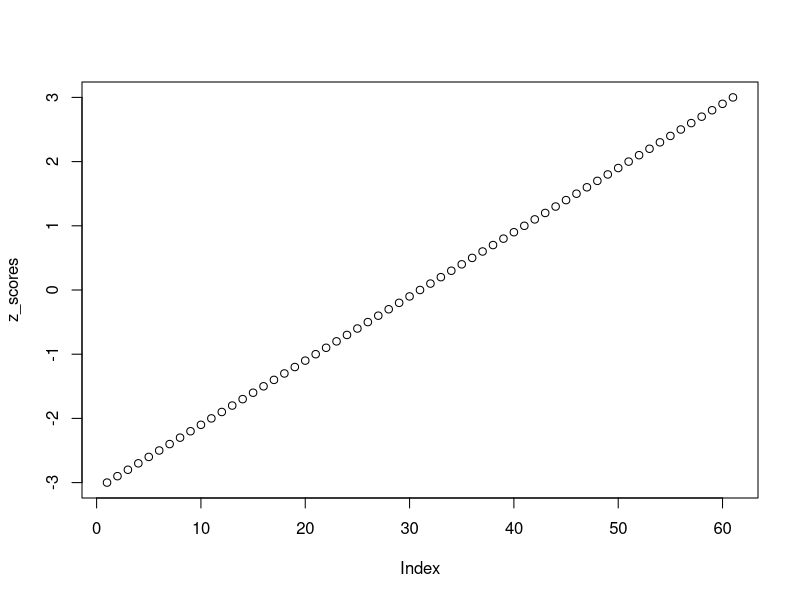

Write R code to recreate this figure. (Note: this script raises an error after producing the figure.)
# First I'll make a vector of Z-scores
z_scores <- seq(-3, 3, by = .1)
plot(z_scores)
# The function dnorm returns the value of the probability 
#density function for the normal distribution given parameters for x, μ, and σ. Some examples of using dnorm are below:

#PDF vrs PMF.  The PMF is the probability of a random variable taking on a descrete value but a PDF is the 
#probability of it being in a range of values. 

#In a more precise sense, the PDF is used to specify the probability of the random variable falling within a 
#particular range of values, as opposed to taking on any one value. This probability is given by the integral 
#of this variable's PDF over that range—that is, it is given by the area under the density function but above 
#the horizontal axis and between the lowest and greatest values of the range. The probability density function 
#is nonnegative everywhere, and its integral, or value,[]- over the entire space is equal to 1. 

#s a distribution, the mapping of the values of a random variable to a probability has a shape when 
#ll values of the random variable are lined up. The distribution also has general properties that can be measured. 
#wo important properties of a probability distribution are the expected value and the variance. Mathematically, 
#hese are referred to as the first and second moments of the distribution. Other moments include the
#skewness (3rd moment) and the kurtosis (4th moment).

#Kurtosis is a measure of the combined weight of a distribution's tails relative to the center of the distribution. 
#When a set of approximately normal data is graphed via a histogram, it shows a bell peak and most data within 
#three standard deviations (plus or minus) of the mean. However, when high kurtosis is present, the tails extend 
#farther than the three standard deviations of the normal bell-curved distribution.

library(datasets)  # Load/unload base packages manually

# LOAD DATA ################################################

# Annual Canadian Lynx trappings 1821-1934
?lynx
head(lynx)

f <- makeFun( A * x ^  2 ~ x, A = 0.5)

# Add a normal distribution
curve(dnorm(x, mean = mean(lynx), sd = sd(lynx)),
      col = "thistle4",  # Color of curve
      lwd = 2,           # Line width of 2 pixels
      add = TRUE)        # Superimpose on previous graph
curve(dnorm(0, mean = 0, sd = 1))